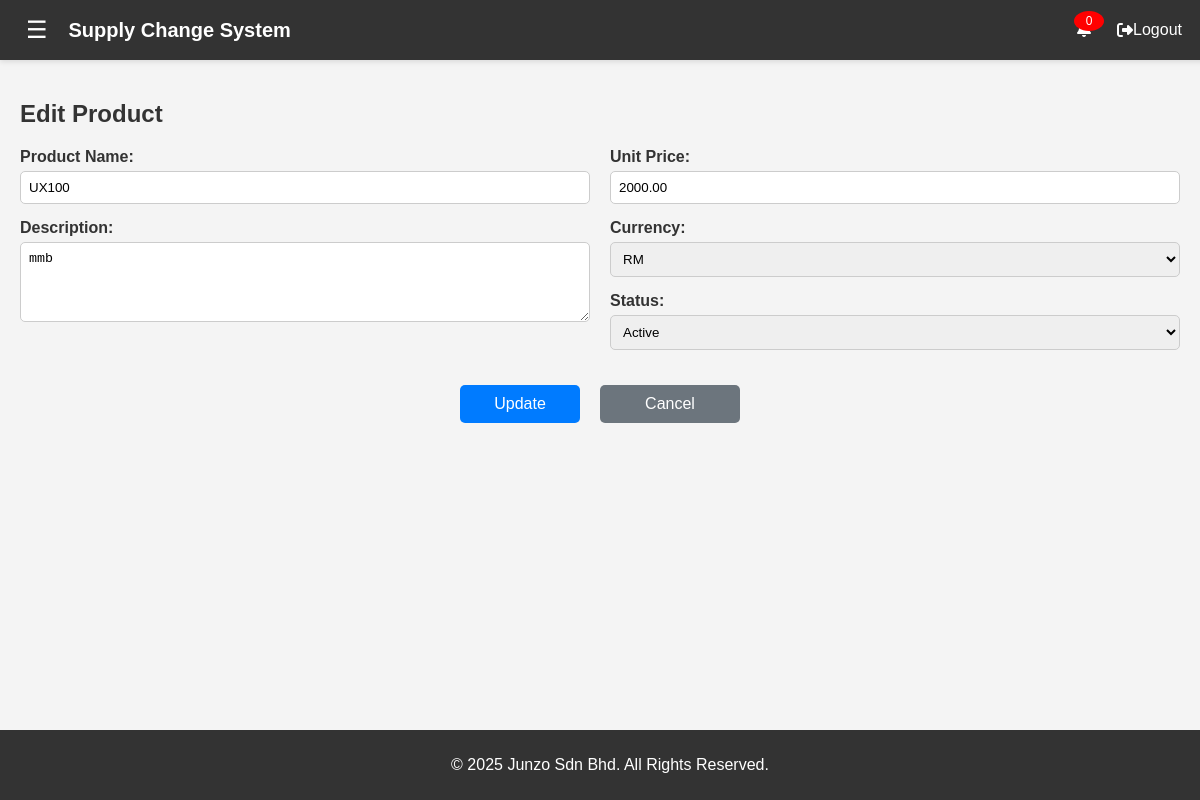
The app's page /edit_product.php?id=1 (signed in) with its own data.
### tables this page shows
CREATE TABLE `products` (
  `product_id` int(11) NOT NULL,
  `date_created` timestamp NOT NULL DEFAULT current_timestamp(),
  `product_name` varchar(255) NOT NULL,
  `description` text DEFAULT NULL,
  `unit_price` decimal(10,2) NOT NULL,
  `currency` enum('RM','USD','INR') NOT NULL,
  `status` enum('Inactive','Active') NOT NULL DEFAULT 'Active'
);

### edit_product.php (the view, shortened to what this page needs)
<?php
include 'header.php';
$product_id = $_GET['id'];
$query = "SELECT * FROM products WHERE product_id = ?";
$stmt = $conn->prepare($query);
$stmt->bind_param("i", $product_id);
$stmt->execute();
$result = $stmt->get_result();
$product = $result->fetch_assoc();
?>
<body>
<div class="container">
    <h2>Edit Product</h2>
    <form action="update_product.php" method="post">
        <div class="form-container">
            <div class="form-column">
                <div class="form-group">
                    <label>Product Name:</label>
                    <input type="text" name="product_name" value="<?php echo $product['product_name']; ?>" required>
                </div>
                <div class="form-group">
                    <label>Description:</label>
                    <textarea name="description" required><?php echo $product['description']; ?></textarea>
                </div>
            </div>
            <div class="form-column">
                <div class="form-group">
                    <label>Unit Price:</label>
                    <input type="number" name="unit_price" value="<?php echo $product['unit_price']; ?>" step="0.01" required>
                </div>
                <div class="form-group">
                    <label>Currency:</label>
                    <select name="currency" required>
                        <option value="RM" <?php if ($product['currency'] == "RM") echo "selected"; ?>>RM</option>
                    </select>
                </div>
                <div class="form-group">
                    <label>Status:</label>
                    <select name="status" required>
                        <option value="active" <?php if ($product['status'] == "active") echo "selected"; ?>>Active</option>
                    </select>
                </div>
            </div>
        </div>
        <div class="button-group">
            <button type="submit" class="btn btn-primary">Update</button>
            <a href="products.php" class="btn btn-secondary">Cancel</a>
        </div>
    </form>
</div>
<?php include 'footer.php'; ?>
</body>
</html>

### css/styles.css (style rules this page uses)
body { margin: 0; padding: 0; font-family: 'Poppins', Arial, sans-serif; background-color: #f4f4f4; color: #333; }
.btn { text-decoration: none; padding: 10px 18px; border-radius: 6px; font-size: 14px; font-weight: 500; transition: all 0.3s ease-in-out; display: inline-block; text-align: center; cursor: pointer; border: none; }
.container { margin-top: 60px; margin-left: 0; padding: 20px; transition: margin-left 0.3s ease-in-out; }

### edit_product.php (style rules this page uses)
.container { margin-top: 60px; padding: 20px; }
.form-container { display: flex; flex-wrap: wrap; gap: 20px; }
.form-column { flex: 1; min-width: 250px; }
.form-group { margin-bottom: 15px; }
label { font-weight: bold; display: block; margin-bottom: 5px; }
input, select, textarea { width: 100%; padding: 8px; border: 1px solid #ccc; border-radius: 5px; box-sizing: border-box; }
textarea { resize: vertical; height: 80px; }
.button-group { display: flex; justify-content: center; gap: 20px; margin-top: 20px; }
.btn { padding: 10px; border: none; border-radius: 5px; cursor: pointer; font-size: 16px; width: 120px; text-align: center; }
.btn-primary { background-color: #007bff; color: white; }
.btn-secondary { background-color: #6c757d; color: white; text-decoration: none; }

### records on screen
products: product_name "UX100", description "mmb", unit_price "2000.00", currency "RM"

### other values on screen
$unread_count "0"
